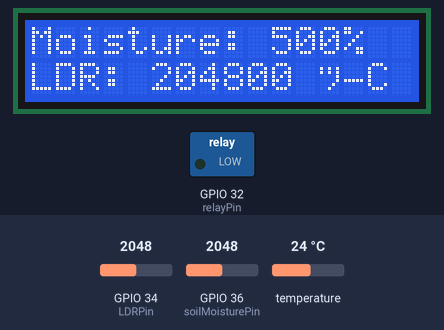
Bench run of a sketch on a simulated ESP32. Parts: 16×2 character LCD, switched loads named in the sketch (green lamp = pin HIGH). Inputs (shaded band) come from the test bench; at power-on: GPIO 36 (soilMoisturePin) = 2048, GPIO 34 (LDRPin) = 2048, temperature 24 °C. WiFi joins after 1.5 s; servers stay silent unless stated; what the sketch prints to the serial monitor is not drawn.

Above: at 3.4 s.
3.5 s: GPIO 36 (soilMoisturePin) set to 132
At 7.3 s:
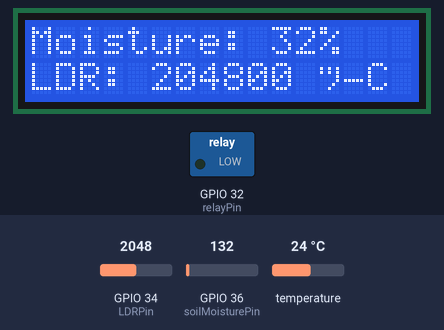
7.9 s: GPIO 36 (soilMoisturePin) set to 110
At 11.9 s:
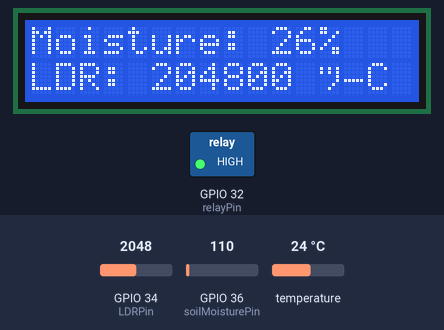
16.6 s: GPIO 34 (LDRPin) set to 2866
At 20.4 s:
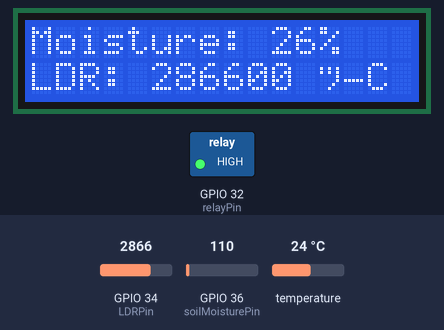
21.0 s: GPIO 34 (LDRPin) set to 3603
At 28.9 s:
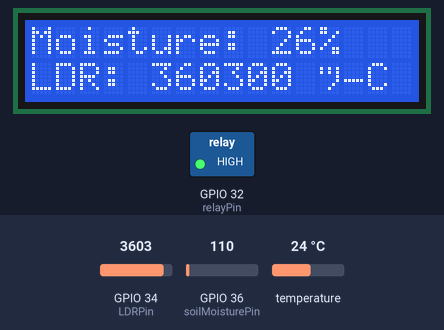
29.3 s: GPIO 36 (soilMoisturePin) set to 20
At 37.3 s:
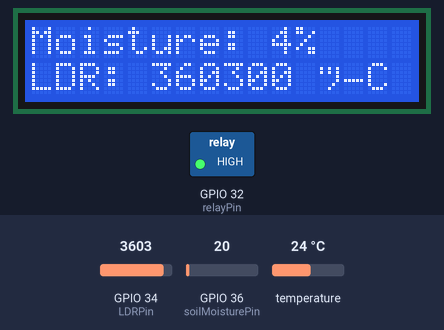
37.9 s: GPIO 34 (LDRPin) set to 4095
At 45.7 s:
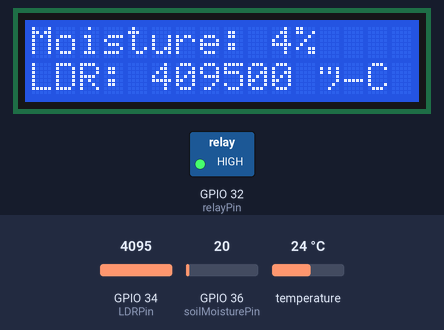
Timing chart, 0 to 47.2 s (numbered marks = the images above; inputs shaded):
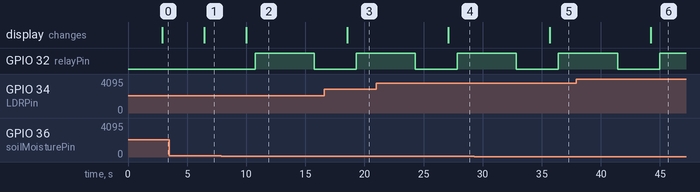

The sketch:

all-11.ino
```cpp
#include <Arduino.h>
#include <Wire.h>
#include <LiquidCrystal_I2C.h>
#include <OneWire.h>
#include <DallasTemperature.h>
#include <ThingSpeak.h>
#include <WiFi.h>
#include <FirebaseESP32.h>

// Constants for ThingSpeak
const char* ssid = "vx";
const char* password = "14231423";
unsigned long myChannel = 2234562;
const char* apiKey = "H0JAID5SFXIIFCJX";
const int soilMoisturePin = A0;
const int LDRPin = 34;
const int temperatureSensorPin = 17;
const int relayPin = 32; // Pin connected to the relay module

// Constants for Firebase
#define WIFI_SSID "vx"
#define WIFI_PASSWORD "14231423"
#define FIREBASE_HOST F("https://lesson-3-14dc0-default-rtdb.firebaseio.com/")
#define FIREBASE_AUTH F("YOUR_FIREBASE_AUTH_KEY")
OneWire oneWire(temperatureSensorPin);
DallasTemperature DS18B20(&oneWire);

LiquidCrystal_I2C lcd(0x27, 16, 2);
WiFiClient client; // Declare the WiFiClient object
FirebaseData firebaseData;

// Pump control thresholds
const int moistureThresholdMin = 30; // Minimum moisture level for turning the pump on
const int moistureThresholdMax = 60; // Maximum moisture level for turning the pump off
const float temperatureThresholdMin = 20.0; // Minimum temperature for turning the pump on
const float temperatureThresholdMax = 30.0; // Maximum temperature for turning the pump off
const int pumpOnTime = 5000; // Time in milliseconds to turn on the water pump (5 seconds)

void setup() {
  Serial.begin(9600);
  pinMode(soilMoisturePin, INPUT);
  pinMode(LDRPin, INPUT);
  pinMode(temperatureSensorPin, INPUT);
  pinMode(relayPin, OUTPUT);
  digitalWrite(relayPin, LOW); // Initially turn off the relay

  lcd.begin();
  lcd.backlight();

  DS18B20.begin();

  // Connect to Wi-Fi for both ThingSpeak and Firebase
  Serial.println();
  Serial.print("Connecting to ");
  Serial.println(WIFI_SSID);
  WiFi.begin(WIFI_SSID, WIFI_PASSWORD);
  while (WiFi.status() != WL_CONNECTED) {
    delay(1000);
    Serial.print(".");
  }
  Serial.println("");
  Serial.println("WiFi connected");

  // Start ThingSpeak
  ThingSpeak.begin(client);

  // Start Firebase
  Firebase.begin(FIREBASE_HOST, FIREBASE_AUTH);
}

void loop() {
  // Read sensor values
  int soilMoistureValue = analogRead(soilMoisturePin);
  int mappedSoilMoistureValue = map(soilMoistureValue, 0, 1023, 0, 250); // Map to a range of 0 to 100%
  DS18B20.requestTemperatures();
  float temperatureC = DS18B20.getTempCByIndex(0);
  int ldrValue = analogRead(LDRPin);

  // Print sensor readings on the LCD
  lcd.clear();
  lcd.setCursor(0, 0);
  lcd.print("Moisture: ");
  lcd.print(mappedSoilMoistureValue);
  lcd.print("%");
  lcd.setCursor(0, 1);
  lcd.print("Temp: ");
  lcd.print(temperatureC);
  lcd.print(" °C ");
  lcd.setCursor(0, 2);
  lcd.print("LDR: ");
  lcd.print(ldrValue);

  // ThingSpeak
  ThingSpeak.setField(1, mappedSoilMoistureValue);
  ThingSpeak.setField(2, temperatureC);
  ThingSpeak.setField(3, ldrValue);
  int x = ThingSpeak.writeFields(myChannel, apiKey);
  if (x == 200) {
    Serial.println("ThingSpeak Updated");
  } else {
    Serial.println("ThingSpeak Problem. HTTP error code: " + String(x));
  }

  // Firebase
  unsigned long currentMillis = millis();
  String timestamp = String(currentMillis); // Use millis() as the timestamp
  Firebase.setInt(firebaseData, "/sensor_readings/" + timestamp + "/soil_moisture", mappedSoilMoistureValue);
  Firebase.setInt(firebaseData, "/sensor_readings/" + timestamp + "/ldr", ldrValue);
  Firebase.setFloat(firebaseData, "/sensor_readings/" + timestamp + "/temperature", temperatureC);

  // Check if the conditions for turning on the pump are met
  bool turnOnPump = (mappedSoilMoistureValue < moistureThresholdMin && temperatureC > temperatureThresholdMin && temperatureC < temperatureThresholdMax);

  if (turnOnPump) {
    // Turn on the water pump
    digitalWrite(relayPin, HIGH);
    Serial.println("Water pump ON");
    // You can add code here to log the pump status to Firebase or perform any other actions
    delay(pumpOnTime);
    digitalWrite(relayPin, LOW); // Turn off the pump after pumpOnTime milliseconds
    Serial.println("Water pump OFF");
  }

  // Add a delay before taking the next sensor reading
  delay(2000); // You can adjust the delay interval as needed
}
```

Measured:
- the behaviour switches between 123 and 122 on GPIO 36 (soilMoisturePin) (found by bisection; images 1 and 2)
- after the input at 3.5 s, the display: changes after 2.9 s (image 1)
- after the input at 7.9 s, GPIO 32 (relayPin): LOW → HIGH after 2.8 s, → LOW 5.0 s later; the display: changes after 2.1 s (image 2)
- after the input at 16.6 s, the display: changes after 1.9 s (image 3)
- after the input at 21.0 s, the display: changes after 6.1 s (image 4)
- after the input at 29.3 s, the display: changes after 6.4 s (image 5)
- after the input at 37.9 s, the display: changes after 6.3 s (image 6)
